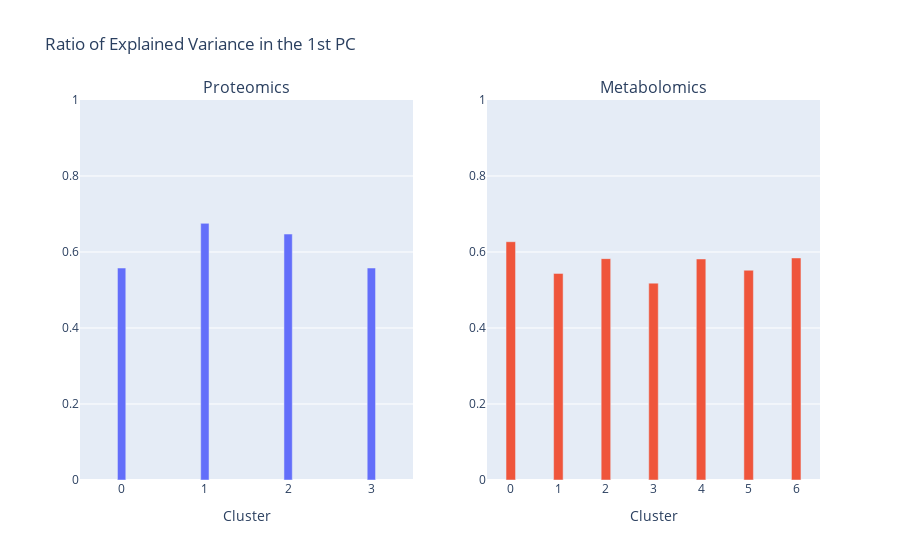

This figure's notebook cell:
### Markdown cell above
Module Eigenvector

### Code cell
from sklearn.decomposition import PCA

qqcomPCA = [PCA(n_components=1).fit(xq[com]) for com in qqcom]
mmcomPCA = [PCA(n_components=1).fit(xm[com]) for com in mmcom]

fig = make_subplots(rows=1, cols=2, subplot_titles=['Proteomics', 'Metabolomics'])
fig.add_trace(go.Bar(
    x=[str(i) for i in range(len(qqcom))],
    y=[qqcomPCA[i].explained_variance_ratio_[0] for i in range(len(qqcom))], 
    width=0.1, showlegend=False
), row=1, col=1)

fig.add_trace(go.Bar(
    x=[str(i) for i in range(len(mmcom))],
    y=[mmcomPCA[i].explained_variance_ratio_[0] for i in range(len(mmcom))], 
    width=0.2, showlegend=False
), row=1, col=2)

fig.update_yaxes(range=(0,1))
fig.update_xaxes(title='Cluster')
fig.update_layout(title='Ratio of Explained Variance in the 1st PC')

### Figure 1 — Plotly figure (JSON) as saved in the notebook; plotly's stock layout.template omitted (floating-point values rounded to 4 significant figures)
{"data": [{"showlegend": false, "type": "bar", "width": 0.1, "x": ["0", "1", "2", "3"], "xaxis": "x", "y": [0.5578, 0.6754, 0.6473, 0.5579], "yaxis": "y"}, {"showlegend": false, "type": "bar", "width": 0.2, "x": ["0", "1", "2", "3", "4", "5", "6"], "xaxis": "x2", "y": [0.6271, 0.5437, 0.5825, 0.5181, 0.5817, 0.552, 0.5844], "yaxis": "y2"}], "layout": {"annotations": [{"font": {"size": 16}, "showarrow": false, "text": "Proteomics", "x": 0.225, "xanchor": "center", "xref": "paper", "y": 1, "yanchor": "bottom", "yref": "paper"}, {"font": {"size": 16}, "showarrow": false, "text": "Metabolomics", "x": 0.775, "xanchor": "center", "xref": "paper", "y": 1, "yanchor": "bottom", "yref": "paper"}], "title": {"text": "Ratio of Explained Variance in the 1st PC"}, "xaxis": {"anchor": "y", "domain": [0, 0.45], "title": {"text": "Cluster"}}, "xaxis2": {"anchor": "y2", "domain": [0.55, 1], "title": {"text": "Cluster"}}, "yaxis": {"anchor": "x", "domain": [0, 1], "range": [0, 1]}, "yaxis2": {"anchor": "x2", "domain": [0, 1], "range": [0, 1]}}}
